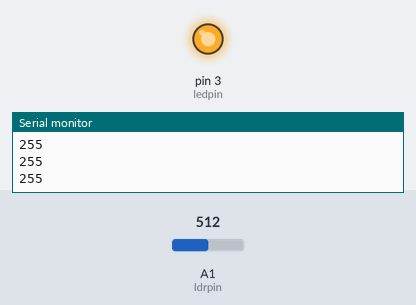
Simulated run of this sketch. Board: Arduino Uno, built with avr-gcc and run on an emulated ATmega328P. Parts: output pins drawn as LEDs (lit = HIGH), the last lines printed to the serial monitor. The test bench sets the inputs (shaded band); at power-on: A1 (ldrpin) = 512.

Above: at 1.2 s.
1.3 s: A1 (ldrpin) set to 887
2.8 s: A1 (ldrpin) set to 919
At 3.5 s:
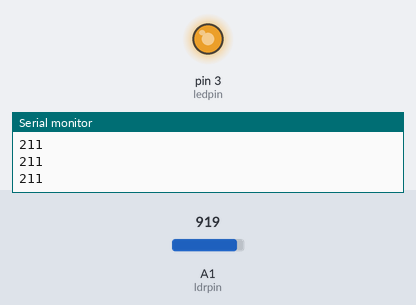
4.3 s: A1 (ldrpin) set to 1023
At 5.4 s:
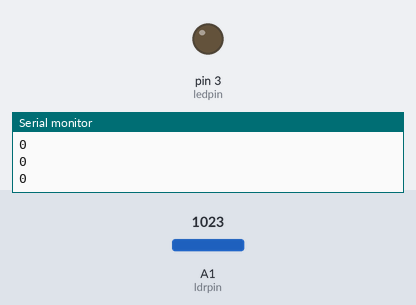
Timing chart, 0 to 7.3 s (numbered marks = the images above; inputs shaded):
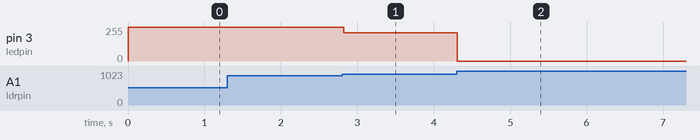

The sketch:

LED_Brightness_using_Photoresistor.ino
```cpp
int ledpin = 3;int ldrpin = 1;
int value = 0;
void setup()
{
                                                                                                                                                                                                                                                                               Serial.begin(9600);
}
void loop()
{
  value = analogRead(ldrpin);
  value = constrain(value,900,1010);
  value = map(value,900,1010,255,0);
  Serial.println(value);
  analogWrite(ledpin, value);
  delay(30);
}
```

Measured:
- after the input at 2.8 s, pin 3 (ledpin): 255/255 → 211/255 at once
- after the input at 4.3 s, pin 3 (ledpin): 211/255 → 0/255 at once
